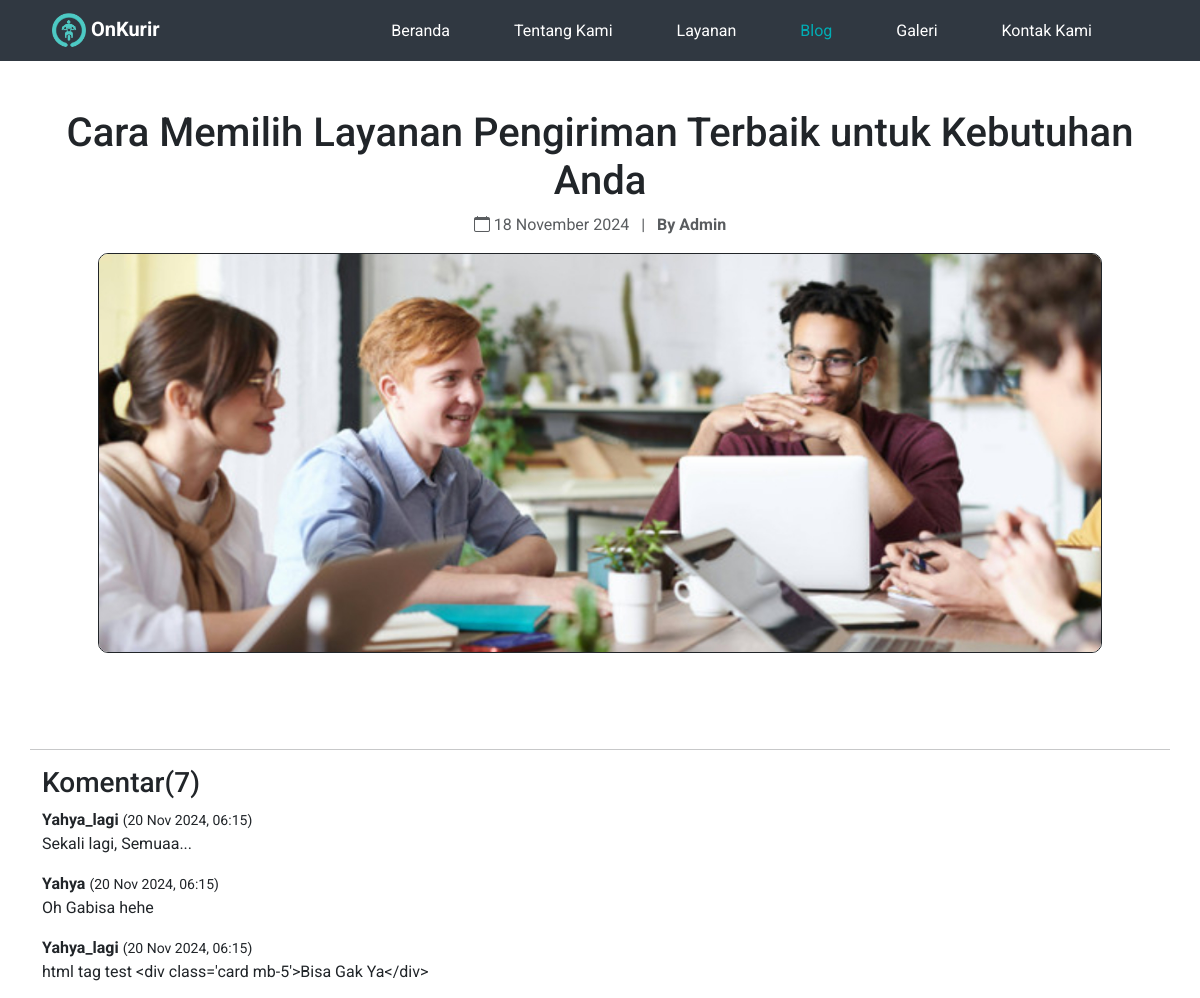
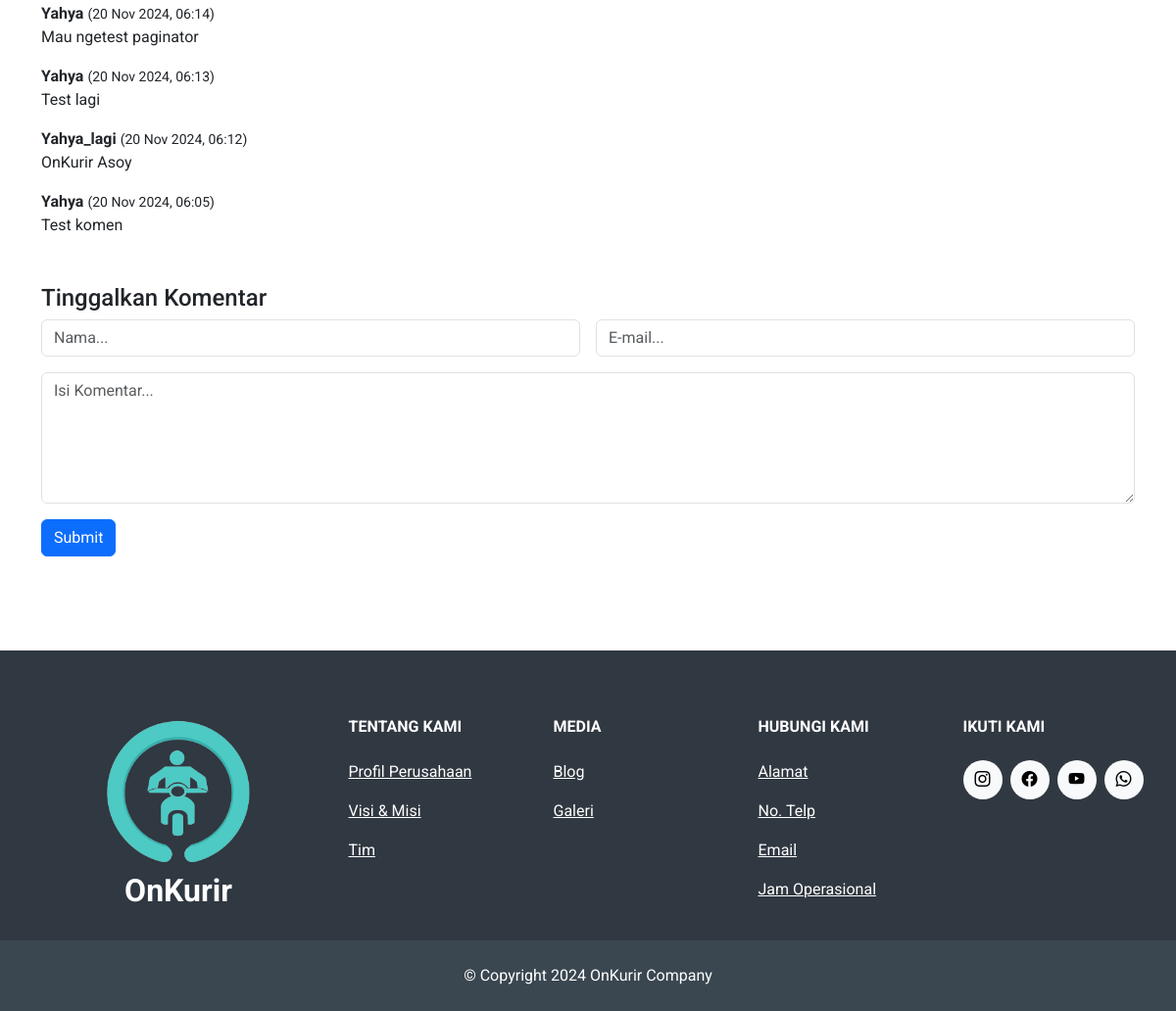
The page /blog/6/ on the database its author committed (2 pictures, top to bottom).
### OnKurir/models.py (models this page shows, shortened)
class Blog(models.Model):
    title = models.CharField(max_length=255)
    body = MarkdownxField()
    image = models.ImageField(upload_to='blog_images/', blank=True, null=True)
    date = models.DateTimeField(auto_now_add=True)
    views = models.IntegerField(default=0)
    def body_as_html(self):
        return markdownify(self.body)

class Comment(models.Model):
    blog = models.ForeignKey('Blog', on_delete=models.CASCADE, related_name='comments')
    username = models.CharField(max_length=100)
    email = models.EmailField()
    body = models.TextField()
    created_at = models.DateTimeField(auto_now_add=True)

class FooterMedia(models.Model):
    media_choices = {
        "bi bi-facebook": "FaceBook",
        "bi bi-youtube": "YouTube",
        "bi bi-instagram": "Instagram",
        "bi bi-whatsapp": "Whatsapp",
    }
    media = models.CharField(max_length=255, choices=media_choices, unique=True, default="bi bi-facebook")
    link = models.URLField(max_length=2000)

### OnKurir/views.py (the view)
# urls.py: path('blog/<int:blog_id>/', views.blog_detailed, name='blog_detail'),
def blog_detailed(request, blog_id):
    blog = get_object_or_404(Blog, id=blog_id)
    blog.views += 1
    all_comments = blog.comments.all().order_by('-created_at')
    form = CommentForm()
    context = {
        'blog': blog,
        'comments': all_comments,
        'form': form,
    }
    return render(request, 'blog_detailed.html', context)

### OnKurir/forms.py
class CommentForm(forms.ModelForm):
    class Meta:
        model = Comment
        fields = ['username', 'email', 'body']

### OnKurir/context_processors.py (called while the page is built)
def social_media_links(request):
    return {
        'medias': FooterMedia.objects.all(),
    }

### OnKurir/templates/blog_detailed.html (shortened to what this page needs)
{% extends 'layout.html' %}
{% block content %}
<div class="container mt-5 mb-5">
    <div class="row">
        <div class="col-md-12">
            <h1 class="text-center">{{ blog.title }}</h1>
            <p class="text-muted text-center">
                <i class="bi bi-calendar"></i> {{ blog.date|date:"d F Y" }}
                <span class="mx-2">|</span>
                <strong>By Admin</strong>
            </p>
            {% if blog.image %}
            <div class="d-flex justify-content-center">
                <img src="{{ blog.image.url }}" class="card-img img-fluid" alt="{{ blog.title }}"
                     style="object-fit: cover;
                            height: 400px;
                            max-width: 90%;
                            border-style: solid;
                            border-width: 1px;
                            border-radius: 10px;">
            </div>
            {% endif %}
        </div>
        <hr class="mt-5">
        <div class="comments-section">
            <h3>Komentar({{ comments.count }})</h3>
                <div id="comments-container">
                    {% for comment in comments %}
                    <div class="comment mb-3">
                        <strong>{{ comment.username }}</strong> <small>({{ comment.created_at|date:"d M Y, H:i" }})</small>
                        <p>{{ comment.body }}</p>
                    </div>
                    {% empty %}
                    <p>Belum Ada Komentar</p>
                    {% endfor %}
                </div>
                <div class="comment-form my-5">
                    <h4>Tinggalkan Komentar</h4>
                    <form method="post" action="{% url 'blog_detail' blog_id=blog.id %}">
                        <div class="row g-3">
                            <div class="col-md-6">
                                <input
                                    type="text"
                                    name="username"
                                    id="username"
                                    class="form-control"
                                    placeholder="Nama..."
                                    required>
                            </div>
                            <div class="col-md-6">
                                <input
                                    type="email"
                                    name="email"
                                    id="email"
                                    class="form-control"
                                    placeholder="E-mail..."
                                    required>
                            </div>
                            <div class="col-12">
                                <textarea
                                    name="body"
                                    id="body"
                                    class="form-control"
                                    rows="5"
                                    placeholder="Isi Komentar..."
                                    required></textarea>
                            </div>
                        </div>
                        <button type="submit" class="btn btn-primary mt-3">Submit</button>
                    </form>
                </div>
        </div>
    </div>
</div>
{% endblock %}

### OnKurir/templates/layout.html (shortened to what this page needs)
<!DOCTYPE html>
<html lang="en">
<head>
    <link href="https://cdnjs.cloudflare.com/ajax/libs/font-awesome/6.0.0-beta3/css/all.min.css" rel="stylesheet">
    <link href="https://cdn.jsdelivr.net/npm/bootstrap-icons/font/bootstrap-icons.css" rel="stylesheet">
    {% load django_bootstrap5 %}
    {% bootstrap_css %}
    {% load static %}
</head>
<body>
    <nav class="navbar navbar-expand-lg">
        <div class="container-fluid">
            <a class="navbar-brand" href="#" style="font-weight: bold; color: white;">
                <img src="{% static 'images/Logo.png' %}" alt="Logo" style="max-height: 35px; max-width: 35px;">
                OnKurir
            </a>
            <div class="collapse navbar-collapse" id="navbarNavAltMarkup">
                <div class="navbar-nav ms-auto">
                    <a class="nav-link {% if request.path == '/' %}active{% endif %} me-5" href="{% url 'beranda' %}">Beranda</a>
                    <a class="nav-link {% if request.path == '/tentang-kami/' %}active{% endif %} me-5" href="{% url 'tentangkami' %}">Tentang Kami</a>
                    <a class="nav-link {% if request.path == '/layanan/' %}active{% endif %} me-5" href="{% url 'layanan' %}">Layanan</a>
                    <a class="nav-link {% if '/blog/' in request.path %}active{% endif %} me-5" href="{% url 'blog_list' %}">Blog</a>
                    <a class="nav-link {% if request.path == '/galeri/' %}active{% endif %} me-5" href="{% url 'galeri' %}">Galeri</a>
                    <a class="nav-link {% if request.path == '/kontak-kami/' %}active{% endif %} me-5" href="{% url 'kontak-kami' %}">Kontak Kami</a>
                </div>
            </div>
        </div>
    </nav>
    <div class="body">{% block content %} {% endblock %}</div>
    <footer class="text-center text-lg-start text-muted" style="padding-top: 20px; background-color: #303841; color: white;">
        <section class="">
            <div class="container text-center text-md-start mt-5">
                <div class="row mt-3">
                    <div class="col-md-3 col-lg-4 col-xl-3 mx-auto mb-4" style="display: flex; flex-direction: column; justify-content: center; align-items: center;">
                        <img src="{% static 'images/Logo.png' %}" alt="Logo" style="max-height: 150px; max-width: 150px;">
                        <a style="font-weight: bold; font-size: 32px; color: white;">OnKurir</a>
                    </div>
                    <div class="col-md-3 col-lg-2 col-xl-2 mx-auto mb-4">
                        <h6 class="text-uppercase fw-bold mb-4" style="color: white;">
                            Tentang Kami
                        </h6>
                        <p>
                            <a href="#!" style="color: white;">Profil Perusahaan</a>
                        </p>
                        <p>
                            <a href="#!" style="color: white;">Visi & Misi</a>
                        </p>
                        <p>
                            <a href="#!" style="color: white;">Tim</a>
                        </p>
                    </div>
                    <div class="col-md-3 col-lg-2 col-xl-2 mx-auto mb-4">
                        <h6 class="text-uppercase fw-bold mb-4" style="color: white;">
                            Media
                        </h6>
                        <p>
                            <a href="#!" style="color: white;">Blog</a>
                        </p>
                        <p>
                            <a href="#!" style="color: white;">Galeri</a>
                        </p>
                    </div>
                    <div class="col-md-3 col-lg-2 col-xl-2 mx-auto mb-4">
                        <h6 class="text-uppercase fw-bold mb-4" style="color: white;">
                            Hubungi Kami
                        </h6>
                        <p>
                            <a href="#!" style="color: white;">Alamat</a>
                        </p>
                        <p>
                            <a href="#!" style="color: white;">No. Telp</a>
                        </p>
                        <p>
                            <a href="#!" style="color: white;">Email</a>
                        </p>
                        <p>
                            <a href="#!" style="color: white;">Jam Operasional</a>
                        </p>
                    </div>
                    <div class="col-md-3 col-lg-2 col-xl-2 mx-auto mb-4">
                        <h6 class="text-uppercase fw-bold mb-4" style="color: white;">
                            Ikuti Kami
                        </h6>
                        <div class="d-flex gap-2">
                            {% for social in medias %}
                            <a href="{{ social.link }}" target="_blank" class="text-decoration-none">
                                <div class="rounded-circle d-flex align-items-center justify-content-center bg-light"
                                     style="width: 40px; height: 40px; color: #000;">
                                    <i class="{{ social.media }}"></i>
                                </div>
                            </a>
                            {% endfor %}
                        </div>
                    </div>
                </div>
            </div>
        </section>
        <div class="text-center p-4" style="background-color: #3A4750; color: white;">
            © Copyright 2024 OnKurir Company
        </div>
    </footer>
</body>
</html>

### OnKurir/templates/layout.html (style rules this page uses)
body { font-family: 'Roboto'; }
.navbar { background-color: #303841; padding-left: 40px; padding-right: 40px; }
.navbar-nav .nav-link { color: white !important; }
.navbar-nav .nav-link.active { color: #00ADB5 !important; background-color: transparent !important; }

### rows shown on the page
Blog: title "Cara Memilih Layanan Pengiriman Terbaik untuk Kebutuhan Anda", date "18 November 2024", image (picture)
Comment: username "Yahya_lagi", created_at "20 Nov 2024, 06:15", body "Sekali lagi, Semuaa..."
Comment: username "Yahya", created_at "20 Nov 2024, 06:15", body "Oh Gabisa hehe"
Comment: username "Yahya_lagi", created_at "20 Nov 2024, 06:15", body "html tag test <div class='card mb-5'>Bisa Gak Ya</div>"
Comment: username "Yahya", created_at "20 Nov 2024, 06:14", body "Mau ngetest paginator"
Comment: username "Yahya", created_at "20 Nov 2024, 06:13", body "Test lagi"
Comment: username "Yahya_lagi", created_at "20 Nov 2024, 06:12", body "OnKurir Asoy"
Comment: username "Yahya", created_at "20 Nov 2024, 06:05", body "Test komen"

### other values the page prints
{{ comments.count }} "7"
